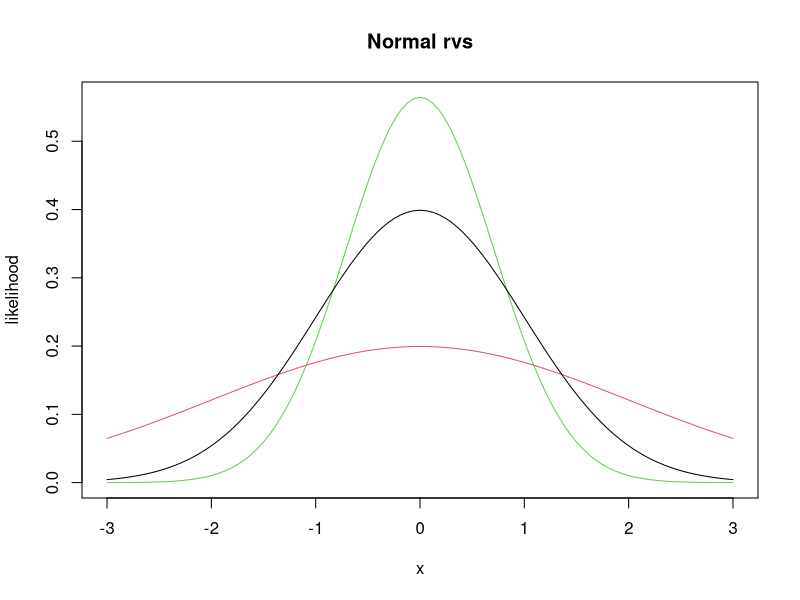

The R source for this figure:
## ---- chunk 1
curve(dnorm(x, 0, 1/sqrt(2)), from = -3, to = 3, col = 3,
      main = "Normal rvs", 
      ylab = "likelihood") #green
curve(dnorm(x, 0, 2), add = T, col = 2) #red
curve(dnorm(x, 0, 1), add = T, col = 1) #black
## ---- chunk 2
one_sample <- rnorm(1, mean = 1, sd = 2)
one_sample

sim_data <- replicate(10000, {
  one_sample <- rnorm(1, mean = 1, sd = 2)
  one_sample
})
## ---- chunk 3
mean(sim_data)
## ---- chunk 4
x <- rnorm(1, 2, 1) #chose sd = 1
y <- rnorm(1, 5, 3) #chose different sd just to see if that matters
2 * x + 3 * y

## ---- chunk 5
sim_data <- replicate(10000, {
  x <- rnorm(1, 2, 1) #chose sd = 1
  y <- rnorm(1, 5, 3) #chose different sd just to see if that matters
  2 * x + 3 * y
})
mean(sim_data)
2 * 2 + 3 * 5
## ---- chunk 6
var(sim_data)
## ---- chunk 7
sim_data <- replicate(10000, {
  x <- rnorm(1, 2, 1) #chose sd = 1
  y <- rnorm(1, 5, 3) #chose different sd just to see if that matters
  2 * x + 3 * y
})
var(sim_data)
## ---- chunk 8
sd(sim_data)
sqrt(var(sim_data))
sqrt(85)
